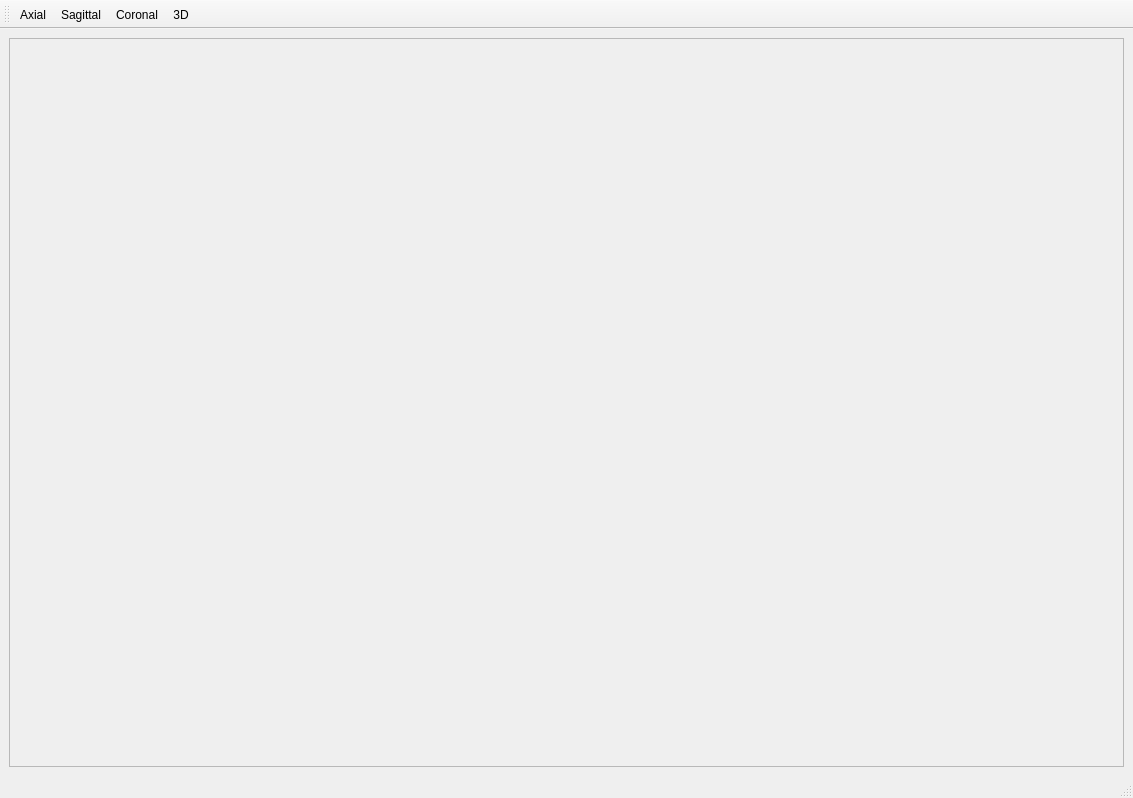
<?xml version="1.0" encoding="UTF-8"?>
<ui version="4.0">
 <class>MainWindow</class>
 <widget class="QMainWindow" name="MainWindow">
  <property name="geometry">
   <rect>
    <x>0</x>
    <y>0</y>
    <width>1133</width>
    <height>798</height>
   </rect>
  </property>
  <property name="windowTitle">
   <string>MainWindow</string>
  </property>
  <widget class="QWidget" name="centralwidget">
   <layout class="QVBoxLayout" name="verticalLayout">
    <item>
     <widget class="QFrame" name="windows">
      <property name="frameShape">
       <enum>QFrame::StyledPanel</enum>
      </property>
      <property name="frameShadow">
       <enum>QFrame::Raised</enum>
      </property>
     </widget>
    </item>
   </layout>
  </widget>
  <widget class="QMenuBar" name="menubar">
   <property name="geometry">
    <rect>
     <x>0</x>
     <y>0</y>
     <width>1133</width>
     <height>20</height>
    </rect>
   </property>
  </widget>
  <widget class="QStatusBar" name="statusbar"/>
  <widget class="QToolBar" name="toolBar">
   <property name="windowTitle">
    <string>toolBar</string>
   </property>
   <attribute name="toolBarArea">
    <enum>TopToolBarArea</enum>
   </attribute>
   <attribute name="toolBarBreak">
    <bool>false</bool>
   </attribute>
   <addaction name="actionAxial"/>
   <addaction name="actionSagittal"/>
   <addaction name="actionCoronal"/>
   <addaction name="action3D"/>
  </widget>
  <action name="actionAxial">
   <property name="checkable">
    <bool>true</bool>
   </property>
   <property name="icon">
    <iconset resource="Resources.qrc">
     <normaloff>:/Icons/ax1-01.png</normaloff>:/Icons/ax1-01.png</iconset>
   </property>
   <property name="text">
    <string>Axial</string>
   </property>
   <property name="toolTip">
    <string>Show Axial view </string>
   </property>
  </action>
  <action name="actionSagittal">
   <property name="checkable">
    <bool>true</bool>
   </property>
   <property name="icon">
    <iconset resource="Resources.qrc">
     <normaloff>:/Icons/sag1-01.png</normaloff>:/Icons/sag1-01.png</iconset>
   </property>
   <property name="text">
    <string>Sagittal</string>
   </property>
   <property name="toolTip">
    <string>Show Sagittal view</string>
   </property>
  </action>
  <action name="actionCoronal">
   <property name="checkable">
    <bool>true</bool>
   </property>
   <property name="icon">
    <iconset resource="Resources.qrc">
     <normaloff>:/Icons/cor1-01.png</normaloff>:/Icons/cor1-01.png</iconset>
   </property>
   <property name="text">
    <string>Coronal</string>
   </property>
   <property name="toolTip">
    <string>Show Coronal view</string>
   </property>
  </action>
  <action name="action3D">
   <property name="checkable">
    <bool>true</bool>
   </property>
   <property name="icon">
    <iconset resource="Resources.qrc">
     <normaloff>:/Icons/dimension-01.png</normaloff>:/Icons/dimension-01.png</iconset>
   </property>
   <property name="text">
    <string>3D</string>
   </property>
   <property name="toolTip">
    <string>Show view in 3D</string>
   </property>
  </action>
 </widget>
 <resources>
  <include location="Resources.qrc"/>
 </resources>
 <connections/>
</ui>
